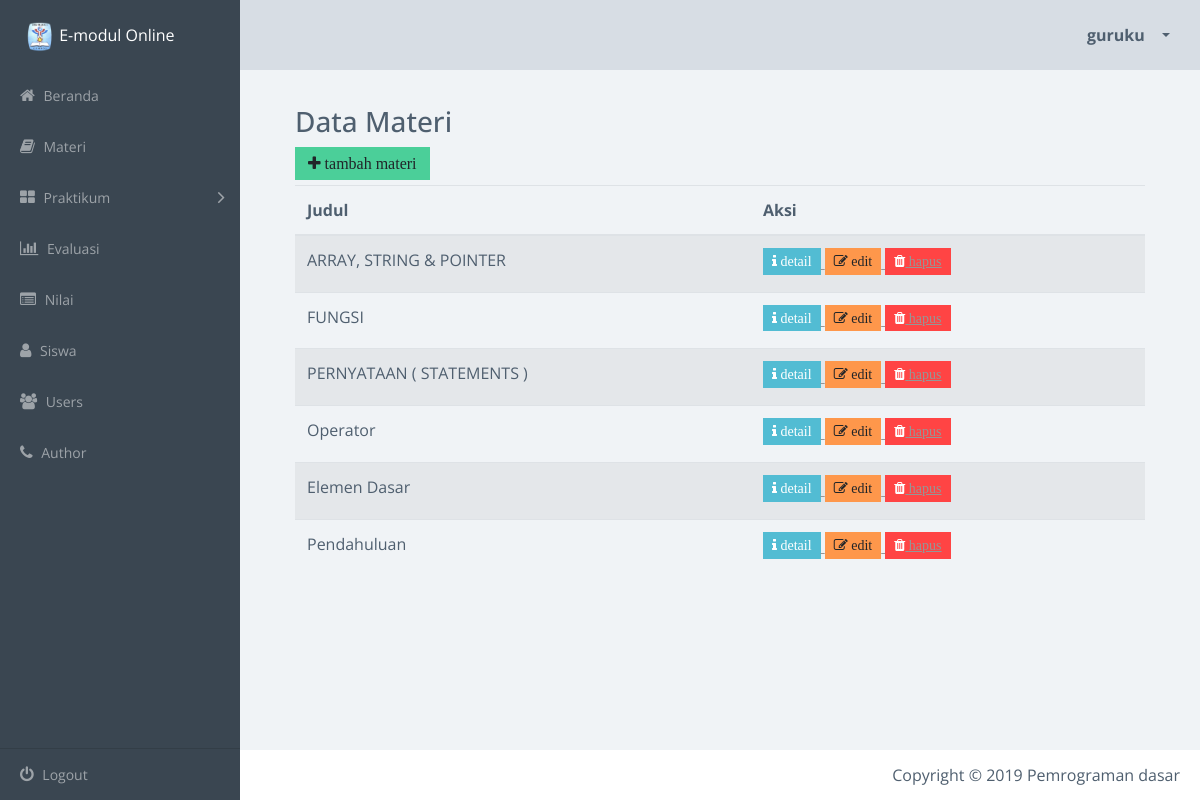
Screenshot of /materi.php (signed in) with the database file from the repository.
### tables this page shows
CREATE TABLE `materi` (
  `id_materi` int(11) NOT NULL AUTO_INCREMENT,
  `nama` varchar(100) DEFAULT NULL,
  `isi` longtext,
  PRIMARY KEY (`id_materi`)
);

### materi.php (the view, shortened to what this page needs)
<?php
include_once("config.php");
$result = mysqli_query($conn, "SELECT * FROM materi ORDER BY id_materi DESC");
?>
<!doctype html>
<html class="no-js" lang="en">
    <head>
        <link rel="stylesheet" href="css/vendor.css">
        <link rel="stylesheet" href="css/app-blue.css">
        <link rel="stylesheet" type="text/css" href="css/jquery.dataTables.min.css">
    </head>
    <body>
        <div class="main-wrapper">
            <div class="app" id="app">
                <header class="header">
                    <div class="header-block header-block-nav">
                        <ul class="nav-profile">
                            <li class="profile dropdown">
                                <a class="nav-link dropdown-toggle" data-toggle="dropdown" href="#" role="button" aria-haspopup="true" aria-expanded="false">
                                    <span class="name"> <?php echo $_SESSION['username']; ?> </span>
                                </a>
                            </li>
                        </ul>
                    </div>
                </header>
                <aside class="sidebar">
                    <div class="sidebar-container">
                        <div class="sidebar-header">
                            <div class="brand">
                                <div>
                                    <img src="assets/logosmk.png" width="30" height="30"> E-modul Online
                                </div>
                            </div>
                        </div>
                        <nav class="menu">
                            <ul class="sidebar-menu metismenu" id="sidebar-menu">
                                <li class="">
                                    <a href="index.php">
                                        <i class="fa fa-home"></i> Beranda </a>
                                </li>
                                <li class="">
                                    <a href="materi.php">
                                        <i class="fa fa-book"></i> Materi </a>
                                </li>
                                <li>
                                    <a href="">
                                        <i class="fa fa-th-large"></i> Praktikum
                                        <i class="fa arrow"></i>
                                    </a>
                                </li>
                                <li class="">
                                    <a href="evaluasi.php">
                                        <i class="fa fa-bar-chart"></i> Evaluasi  </a>
                                </li>
                                <li class="">
                                    <a href="nilai.php">
                                        <i class="fa fa-list-alt"></i> Nilai </a>
                                </li>
                                <li class="">
                                    <a href="siswa.php">
                                        <i class="fa fa-user"></i> Siswa </a>
                                </li>
                                <li class="">
                                    <a href="users.php">
                                        <i class="fa fa-users"></i> Users </a>
                                </li>
                                <li class="">
                                    <a href="author.php">
                                        <i class="fa fa-phone"></i> Author </a>
                                </li>
                            </ul>
                        </nav>
                    </div>
                    <footer class="sidebar-footer">
                        <ul class="sidebar-menu metismenu" id="customize-menu">
                            <li>
                                <a href="logout.php">
                                    <i class="fa fa-power-off"></i> Logout </a>
                            </li>
                        </ul>
                    </footer>
                </aside>
                <article class="content dashboard-page">
                    <section class="section">
                        <div class="data-table-area">
                            <div class="container">
                                <div class="row">
                                    <div class="col-lg-12 col-md-12 col-sm-12 col-xs-12">
                                        <div class="data-table-list">
                                            <div class="basic-tb-hd">
                                                <h3>Data Materi</h3>
                                                <a href="tambahMateri.php"><button class="btn btn-success fa fa-plus" title="tambah"> tambah materi</button></a>
                                            </div>
                                            <div class="table-responsive">
                                                <table id="data-table-basic" class="table table-striped">
                                                    <thead>
                                                        <tr>
                                                            <th>Judul</th>
                                                            <th>Aksi</th>
                                                        </tr>
                                                    </thead>
                                                    <tbody>
                                                     <?php
                                                     while($data = mysqli_fetch_array($result)) {
                                                        echo"<tr>";
                                                        echo "<td>" .$data['nama']. "</td>";
                                                        echo "<td><a href='detailMateri.php?id=$data[id_materi]'><button title='detail' class='btn btn-primary btn-sm fa fa-info'> detail </button>
                                                        <a href='editMateri.php?id=$data[id_materi]'><button title='edit' class='btn btn-warning btn-sm fa fa-edit'> edit </button>
                                                        <button title='hapus' class='btn btn-danger btn-sm fa fa-trash'><a href='deleteMateri.php?id=$data[id_materi]'> hapus </button></td>";
                                                        echo"</tr>";
                                                    }
                                                    ?>
                                            </table>
                                        </div>
                                    </div>
                                </div>
                            </div>
                        </div>
                    </div>
                </section>
            </article>
                <footer class="footer">
                    <div class="footer-block author">
                        <ul>
                            <li>
                                Copyright &copy 2019 Pemrograman dasar
                            </li>
                        </ul>
                    </div>
                </footer>
    </body>
</html>

### rows the page displays
materi: nama "ARRAY, STRING & POINTER"
materi: nama "FUNGSI"
materi: nama "PERNYATAAN ( STATEMENTS )"
materi: nama "Operator"
materi: nama "Elemen Dasar"
materi: nama "Pendahuluan"

### other values shown
$_SESSION['username'] "guruku"
